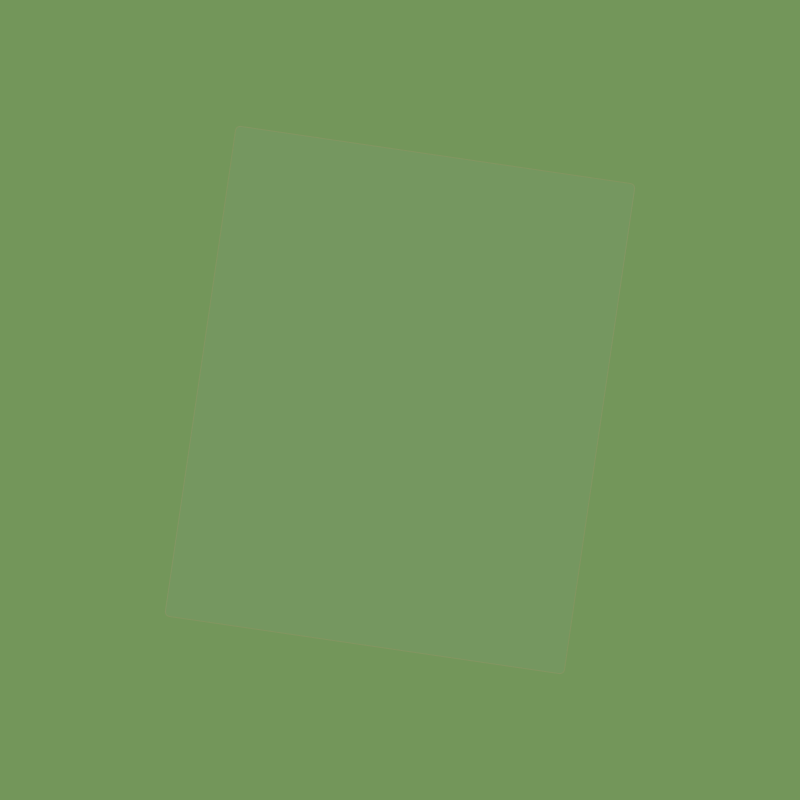
Frame 1 (no input)
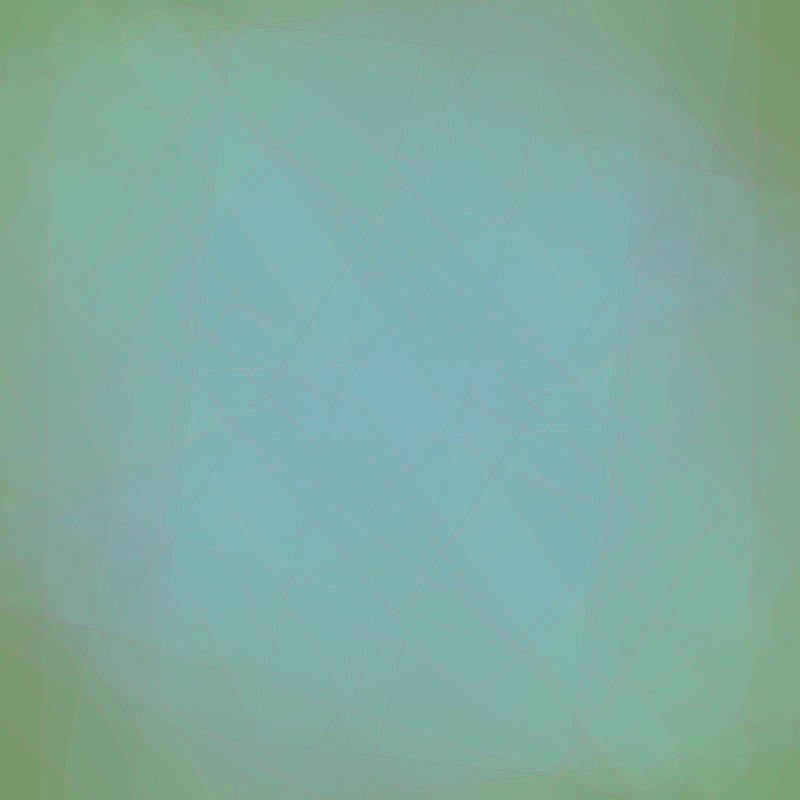
Frame 60 (the mouse pressed at the canvas centre just before this capture)
Frame 120 (the mouse held since frame 60 and released just before this capture): identical to frame 60, image omitted

The Processing sketch that drew these frames (run headless with seeded random() and noise(); from frame 60 on, the mouse is pressed at the canvas centre):

// Processing sketch: processing_132925
// ── processing_132925.pde

void setup() {
size(800,800);
frameRate(30);
background(115,150,90);
}

void draw(){


  stroke(225,225,225, 20);
  if (mousePressed) {

  if (mouseY < 400){

    fill(mouseY*0.8, mouseX, mouseX+100,190);
    ellipse(mouseX, mouseY, mouseX-400,200);
  }
  else if (mouseY > 400 && mouseY <500){

    fill(mouseY*0.3, mouseX*0.5, mouseX-200,190);
    ellipse(mouseX, mouseY, mouseX-400,200*0.8);
  }
  else if (mouseY > 500 && mouseY <600){
  
    fill(mouseX*0.8, mouseY*0.7-200, mouseX-100, 190);
    rect(mouseX, mouseY, mouseX-400,mouseX-400,1000);
  } 
    else if (mouseY >600 && mouseY <700){
    fill(mouseY*0.8, mouseY*0.7-100, mouseX-100, 190);
    rect(mouseX, mouseY, mouseX-400,200,1000);
  } 
  else if (mouseY < 800 && mouseY > 700){
    fill(mouseY*0.8, mouseX*0.9-400, mouseX*0.9-400,90);
    ellipse(mouseX, mouseY, mouseX-400,200);
  } 
  
  }
  if(!mousePressed) {
   rectMode(CENTER);
  translate(width/2,height/2);
  rotate(TWO_PI/random(2));
  stroke(random(150,225),random(100,150),random(100,150),70);
  fill(random(120,150),random(150,225),random(150,225),15);
  rect(0,0,random(0,900),random(0,1200),random(0,50));

  }
}
